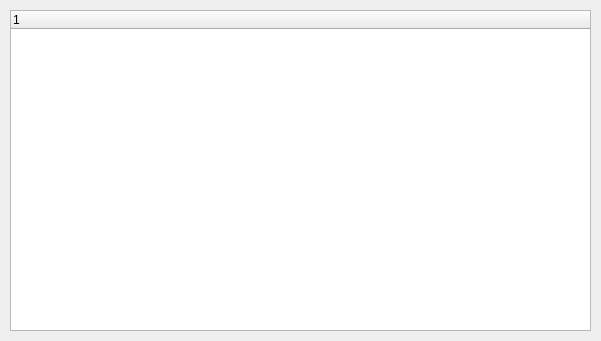
<?xml version="1.0" encoding="UTF-8"?>
<ui version="4.0">
 <class>Widget</class>
 <widget class="QWidget" name="Widget">
  <property name="geometry">
   <rect>
    <x>0</x>
    <y>0</y>
    <width>601</width>
    <height>341</height>
   </rect>
  </property>
  <property name="windowTitle">
   <string>Widget</string>
  </property>
  <widget class="QTreeWidget" name="treeWidget">
   <property name="geometry">
    <rect>
     <x>10</x>
     <y>10</y>
     <width>581</width>
     <height>321</height>
    </rect>
   </property>
  </widget>
 </widget>
 <layoutdefault spacing="6" margin="11"/>
 <resources/>
 <connections/>
</ui>
